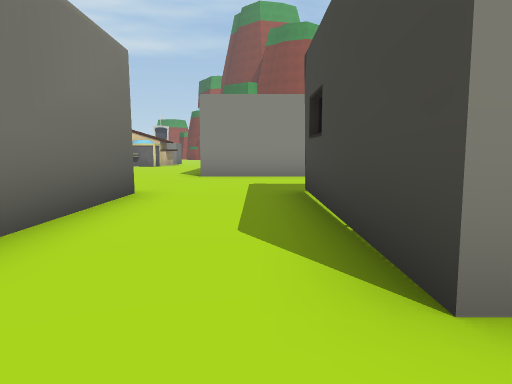
View 1 (above)

24 first-person views from a walk through a Unity game level. The camera is 1.2 m above the floor, tilts 6° down and sees 70° across. The floor is counted in squares, 2 m on a side. Each view is taken from the middle of a square. On the plan, view 1 faces up. The plan holds only what a view shows up to about 10 squares ahead; the rest is blank. The place goes on beyond the plan. The player character is not drawn. Some surface patterns are stand-ins.

View 2
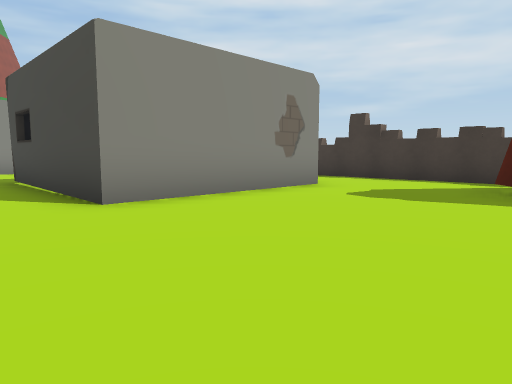

View 3
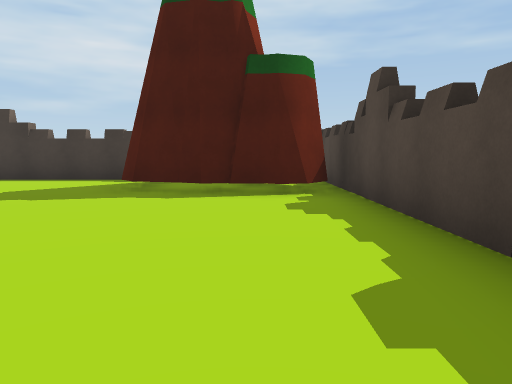

View 4
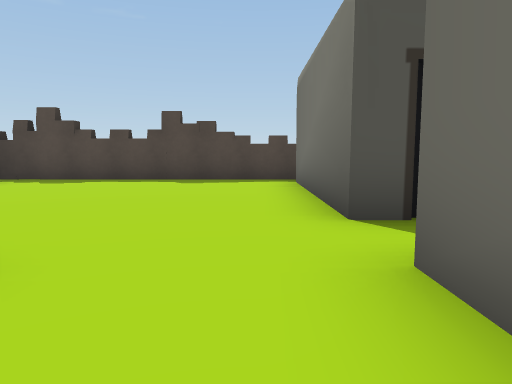

View 5
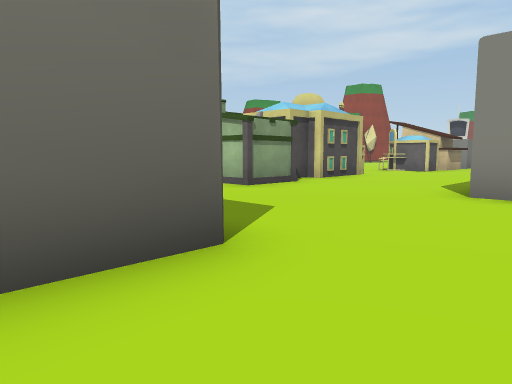

View 6
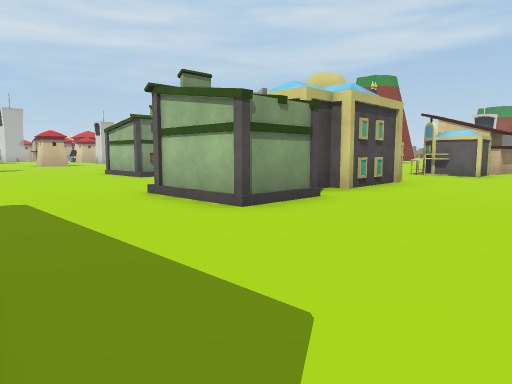

View 7
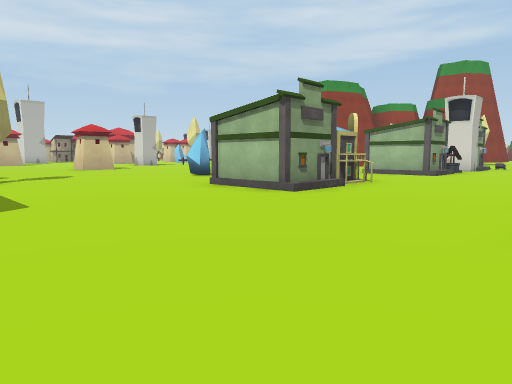

View 8
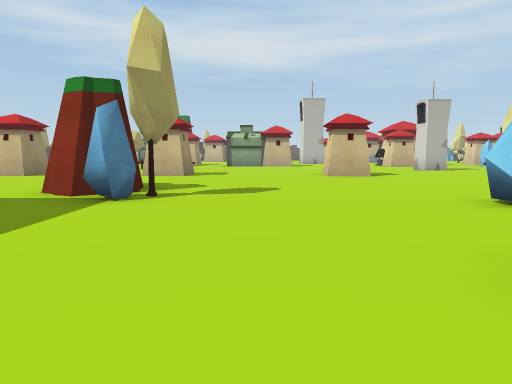

View 9
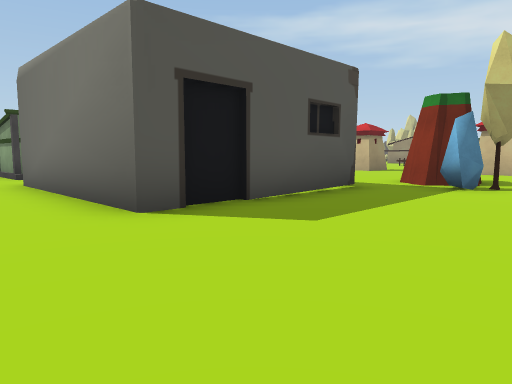

View 10
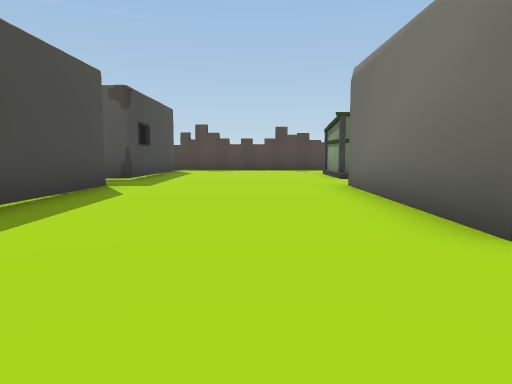

View 11
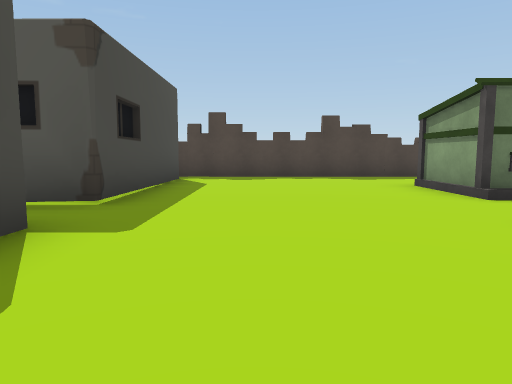

View 12
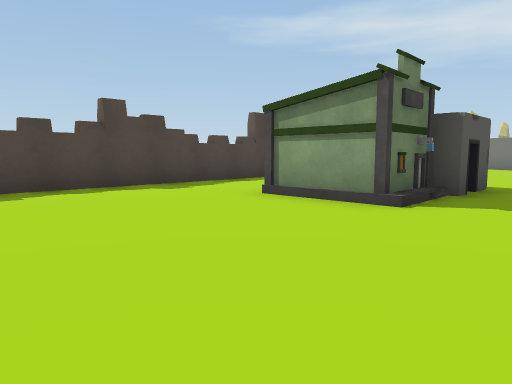

View 13
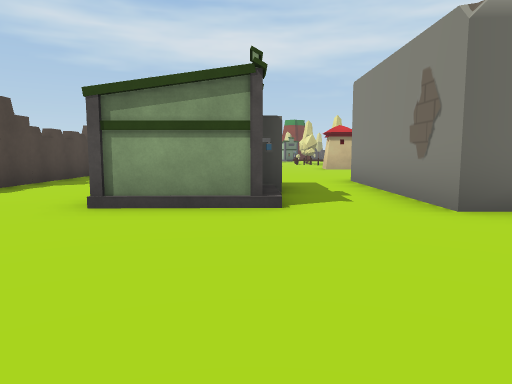

View 14
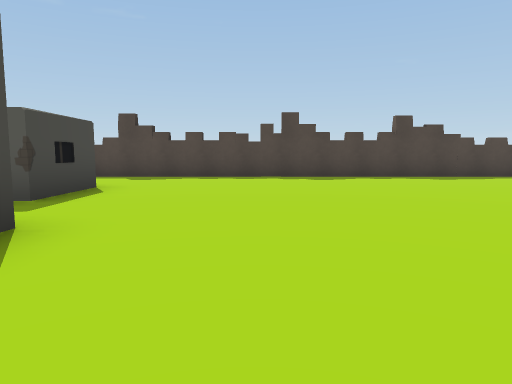

View 15
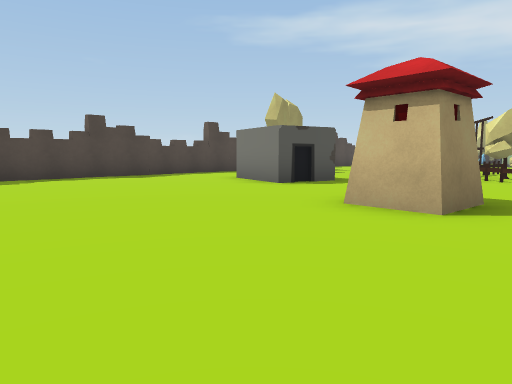

View 16
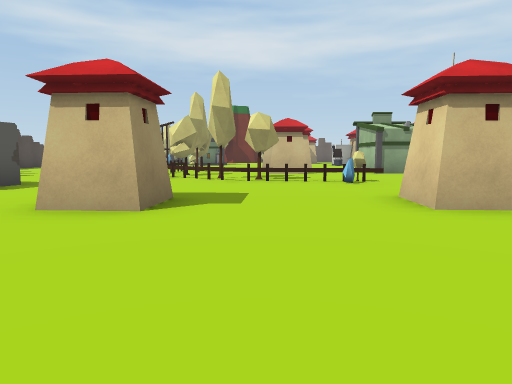

View 17
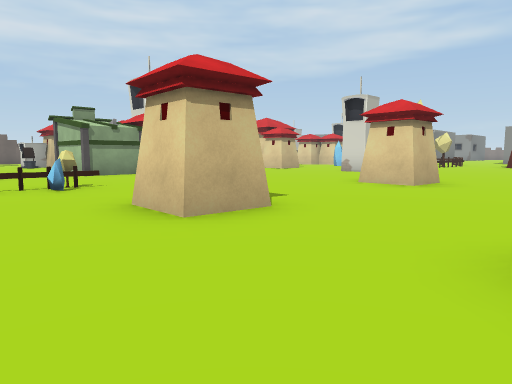

View 18
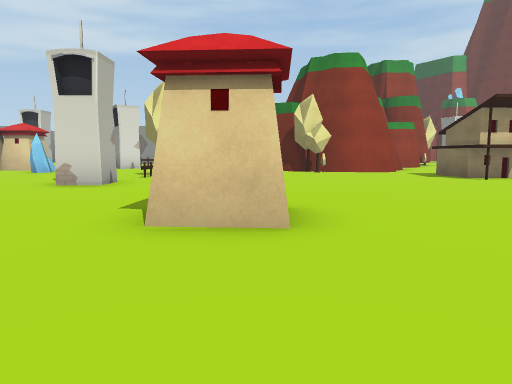

View 19
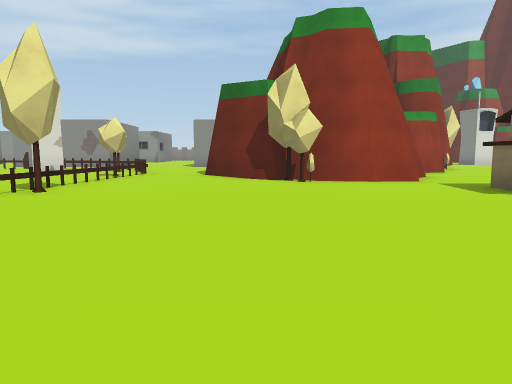

View 20
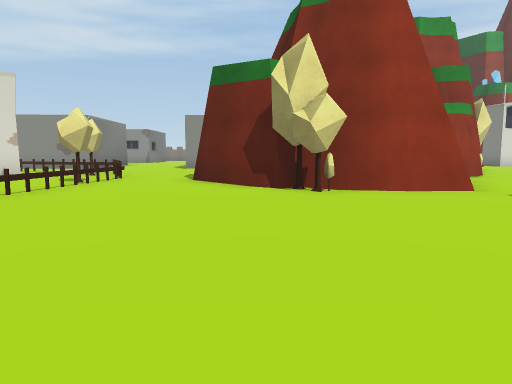

View 21
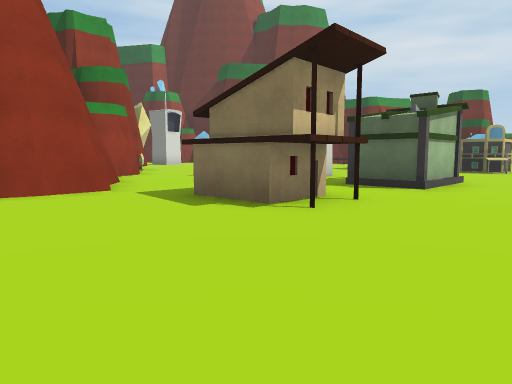

View 22
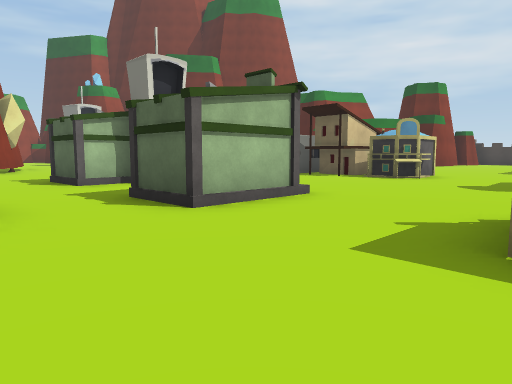

View 23
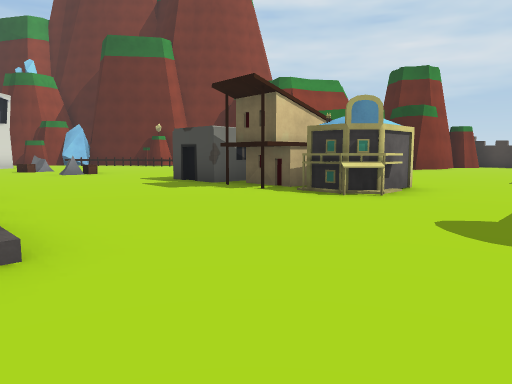

View 24
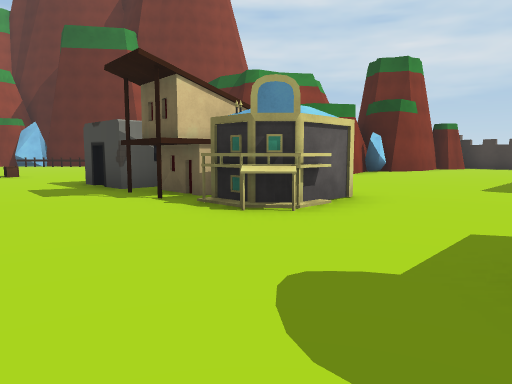

### Floor plan
Points are (right, up) in squares from view 1. A wall is a line through its corners. A room is listed if a view was taken in it or the views show most of it. See-through windows are left out.
Room 1 (views 1, 2, 3)
walls: (4.6, -2.9) (4.9, -2.1) (5.3, -1.7); (4.6, -4.1) (4.5, -3.2) (4.7, -2.8); (4.5, -4.8) (4.4, -4.3); (-1.8, -0.3) (-1.8, -4.9); (5, -5.2) (4.3, -4.6) (4.5, -3.9); (5.1, 1.3) (0.7, 1.3); (-2, -5.5) (6, -5.5); (7.4, -1.5) (7.4, 0.5)
ways out: opening at (-2, -5) to room 2; opening at (-1, 1) to room 2; opening at (6.5, 1) to room 2
Room 2 (views 4, 5, 6, 7, 8, 9, 10, 11, 12, 13, 14, 15, 16, 17, 18, 19, 20, 21, 22, 23, 24)
walls: (-15, 5.5) (-10.8, 5.5) (-10.8, 1.1) (-15.1, 1.1); (-17.2, 7) (-16.7, 7.1); (-1.8, 5.6) (-1.8, 1); (-6.2, 1) (-6.2, 4); (-16.5, 20) (-17.6, 19.9); (-16.6, 20.2) (-17.6, 20.1); (-17.4, 19.9) (-18.6, 20.1) (-19.3, 20.8) (-19.7, 20.5); (-16.2, 21.2) (-16.4, 20.8); (1.4, 9.6) (-1.5, 9.6); (-15.7, 21.6) (-16.2, 21); (-2.6, -0.3) (-1.8, -0.3); (-19.6, 20.6) (-20.5, 21.2); (-20.1, 20.7) (-21.4, 22.4); (-14, 23.9) (-14.9, 23.4); (0.7, 1.3) (0.7, 5.8); (-6.2, -4.8) (-6.2, -0.3) (-5.2, -0.3); (-23.6, -5.5) (-6, -5.5); (7.4, 0.5) (7.4, 2.9)
low walls: (-19.7, 20.5) (-20, 20.7)
ways out: opening at (-2, -5) to room 1; opening at (-1, 1) to room 1; opening at (6.5, 1) to room 1
objects: other object (-25, 3); tree (-25, 4); other object (-25, 5); tree (-25, 6); tree (-25, 24) to (-24, 24); house (-24, -2) to (-23, -1); other object (-24, 6); other object (-24, 15); other object (-24, 17); tree (-24, 18); other object (-24, 19) to (-24, 20); tree (-24, 21) to (-24, 22); other object (-24, 25); other object (-23, 23); house (-22, 2) to (-21, 2); house (-22, 6) to (-21, 7); house (-22, 11) to (-21, 12); tree (-19, 20); tree (-16, 7); house (-16, 17) to (-15, 18); other object (-15, 7); other object (-15, 12); house (-14, -2) to (-13, -1); house (-12, -2) to (-11, -1); house (-12, 11) to (-11, 12); house (-12, 13) to (-11, 13); house (-12, 17) to (-11, 18); other object (-11, 20); house (-11, 21); house (-7, 9) to (-5, 10); house (-7, 13) to (-6, 14); other object (-7, 25); house (-6, 17) to (-5, 18); house (-6, 19) to (-5, 19); house (-6, 20) to (-5, 21)

Where each view was taken, in squares from view 1:
view 1: 0 up, 0 right, facing up
view 2: 3 down, 1 left, facing up-right
view 3: 4 down, 1 left, facing right
view 4: 3 up, 1 left, facing down
view 5: 4 up, 0 right, facing up-left
view 6: 6 up, 2 left, facing up-left
view 7: 6 up, 7 left, facing up-left
view 8: 9 up, 11 left, facing left
view 9: 9 up, 9 left, facing down-left
view 10: 8 up, 9 left, facing down
view 11: 4 up, 8 left, facing down
view 12: 1 up, 7 left, facing down-left
view 13: 1 down, 7 left, facing left
view 14: 4 up, 17 left, facing down
view 15: 4 up, 17 left, facing down-left
view 16: 4 up, 17 left, facing left
view 17: 4 up, 18 left, facing up-left
view 18: 8 up, 21 left, facing up
view 19: 12 up, 20 left, facing up
view 20: 14 up, 20 left, facing up
view 21: 14 up, 19 left, facing up-right
view 22: 13 up, 15 left, facing up-right
view 23: 14 up, 11 left, facing up-right
view 24: 14 up, 9 left, facing up-right
